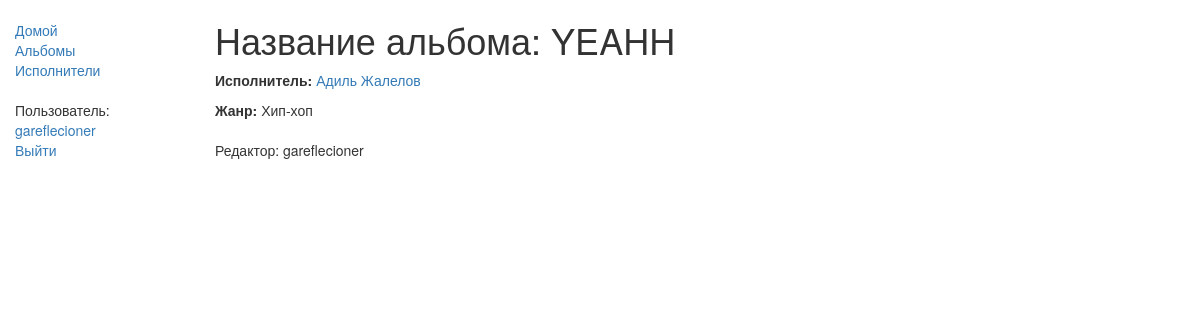
The page /again/albums/1 (signed in) on the database its author committed.
### again/models.py (models this page shows, shortened)
class Album(models.Model):
    title = models.CharField(max_length=200)
    author = models.ForeignKey('Author', on_delete=models.SET_NULL, null=True)
    genre = models.ManyToManyField(Genre, help_text="Select a genre for this album")
    writer = models.ForeignKey(get_user_model(), on_delete=models.SET_NULL, related_name='posts', null=True, default=None)

class Author(models.Model):
    first_name = models.CharField(max_length=100)
    last_name = models.CharField(max_length=100)
    def get_absolute_url(self):
        return reverse('author-detail', args=[str(self.id)])
    def __str__(self):
        return '%s %s' % (self.first_name, self.last_name)

class Genre(models.Model):
    name = models.CharField(max_length=200, help_text="Enter a book genre (e.g. Science Fiction, French Poetry etc.)")
    def __str__(self):
        return self.name

### again/views.py (the view)
class AlbumDetailView(LoginRequiredMixin,generic.DetailView):
    model = Album
    template_name = 'again/albumDetail.html'  # Определение имени вашего шаблона и его расположения
    login_url = '/users/login/'

### again/templates/again/albumDetail.html (shortened to what this page needs)
{% extends "base_generic.html" %}
{% block content %}
  <h1>Название альбома: {{ album.title }}</h1>
  <p><strong>Исполнитель:</strong> <a href="{{ album.author.get_absolute_url }}">{{ album.author }}</a></p>
  <p><strong>Жанр:</strong> {% for genre in album.genre.all %} {{ genre }}{% if not forloop.last %}, {% endif %}{% endfor %}</p>
  <ul class="sidebar-nav">
<p class="first"> Редактор: {{album.writer.username|default:"неизвестен"}}</p>
{% endblock %}

### again/templates/base_generic.html (shortened to what this page needs)
<!DOCTYPE html>
<html lang="en">
<head>
  <link rel="stylesheet" href="https://maxcdn.bootstrapcdn.com/bootstrap/3.3.7/css/bootstrap.min.css">
  {% load static %}
  <link rel="stylesheet" href="{% static 'css/styles.css' %}">
</head>
<body>
  <div class="container-fluid">
    <div class="row">
      <div class="col-sm-2">
      {% block sidebar %}
      <ul class="sidebar-nav">
          <li><a href="{% url 'index' %}">Домой</a></li>
          <li><a href="{% url 'album' %}">Альбомы</a></li>
          <li><a href="{% url 'author' %}">Исполнители</a></li>
      </ul>
      {% if user.is_authenticated %}
      Пользователь: <a class="last"> <a href="{% url 'users:profile' %}">{{user.username}}
      <br><a href="{% url 'users:logout' %}">Выйти</a></br>
      {% else %}
      <br class="last"><a href="{% url 'users:login' %}">Войти</a> </br>
      <a href="{% url 'users:register' %}">Регистрация</a>
      {% endif %}
    {% endblock %}
      </div>
      <div class="col-sm-10 ">
      {% block content %}{% endblock %}
      </div>
    </div>
  </div>
</body>
</html>

### again/static/css/styles.css (style rules this page uses)
.sidebar-nav { margin-top: 20px; padding: 0; list-style: none; }

### rows shown on the page
Album: title "YEAHH", author "Адиль Жалелов", writer.username "gareflecioner"
Genre: name "Хип-хоп"

### other values the page prints
{{ user.username }} "gareflecioner"
